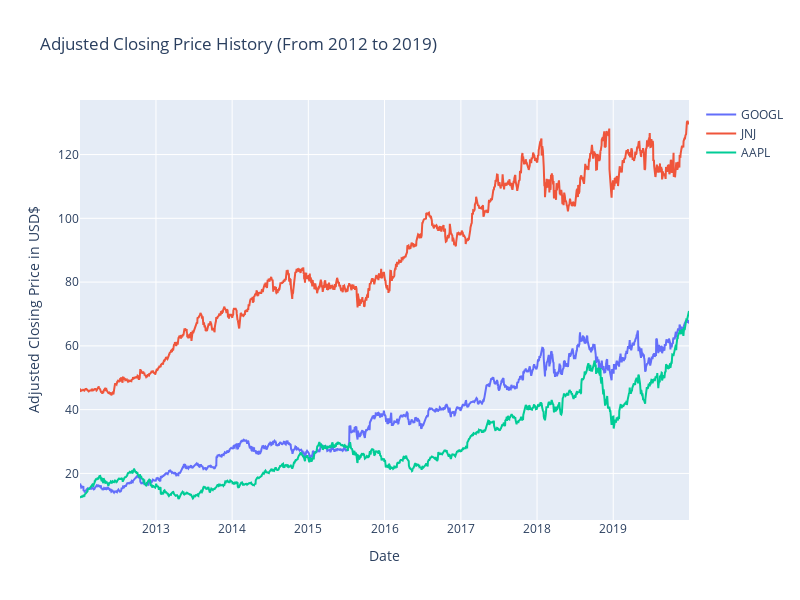

Notebook source saved alongside this figure:
### Code cell
# Plotting adjusted closing price history
eda_fig = go.Figure()

eda_fig.add_trace(go.Scatter(x=df_googl['Date'], y=df_googl['Adj Close'], name='GOOGL'))
eda_fig.add_trace(go.Scatter(x=df_jnj['Date'], y=df_jnj['Adj Close'], name='JNJ'))
eda_fig.add_trace(go.Scatter(x=df_aapl['Date'], y=df_aapl['Adj Close'], name='AAPL'))

eda_fig.update_layout(
  title='Adjusted Closing Price History (From 2012 to 2019)',
  xaxis_title='Date',
  yaxis_title='Adjusted Closing Price in USD$',
  width=800,
  height=600
)

eda_fig.show()

### Figure 1 — Plotly figure (JSON) as saved in the notebook; plotly's stock layout.template omitted (floating-point values rounded to 4 significant figures; data arrays with more than 128 entries replaced by an {"elided": "..."} marker saying what was removed)
{"data": [{"name": "GOOGL", "type": "scatter", "x": {"elided": "2011 str values"}, "y": {"elided": "2011 float values"}}, {"name": "JNJ", "type": "scatter", "x": {"elided": "2011 str values"}, "y": {"elided": "2011 float values"}}, {"name": "AAPL", "type": "scatter", "x": {"elided": "2011 str values"}, "y": {"elided": "2011 float values"}}], "layout": {"height": 600, "title": {"text": "Adjusted Closing Price History (From 2012 to 2019)"}, "width": 800, "xaxis": {"autorange": true, "range": ["2012-01-03", "2019-12-30"], "title": {"text": "Date"}, "type": "date"}, "yaxis": {"autorange": true, "range": [5.397, 137.1], "title": {"text": "Adjusted Closing Price in USD$"}, "type": "linear"}}}
